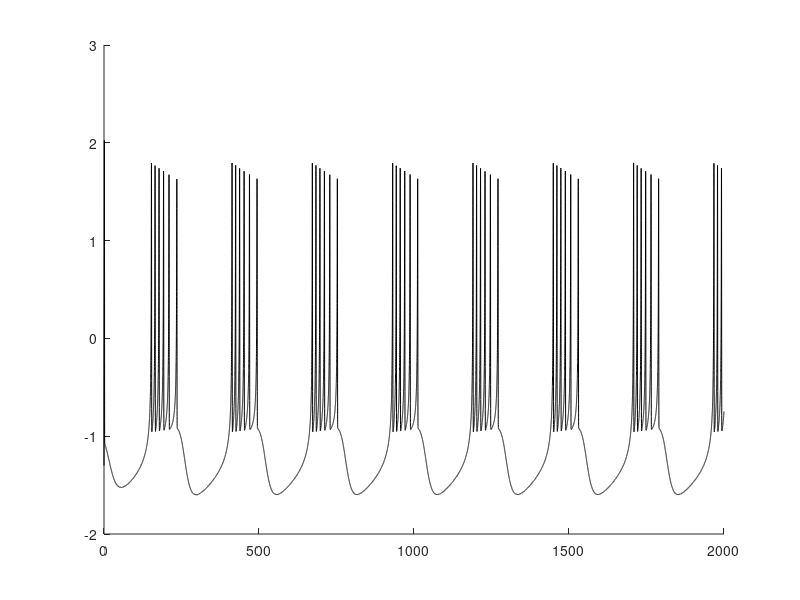

Source code (MATLAB):

% Matlab script automatically generated from a LEMS/SOM description

function hr_regular()
    %Integrate the hr_regular model using matlab odesuite

    X_ = integrate();

    generate_plots(X_)


end

function X = integrate()

    %parameter list for your convenience
    a = 1.0;
    c = -3.0;
    b = 3.0;
    d = 5.0;
    I = 5.0;
    s = 4.0;
    r = 0.002;
    y0 = -1.0;
    x0 = -1.3;
    x1 = -1.3;
    z0 = 1.0;
    SEC = 1.0;


    %assemble parameter array    
    pars = [a, c, b, d, I, s, r, y0, x0, x1, z0, SEC, ];
    
    %initial conditions
    x0_ = [y0, x0, z0, ];
    
   
    t_start = 0;
    t_end = 2000.0;
    dt = 0.05;
    tint = t_start:dt:t_end;
    options = odeset('RelTol', 1e-6);
    [tout, xout] = ode45(@(t, x) dxdt(t, x, pars), tint, x0_, options);



    X = [tout, xout];

end


function xdot = dxdt(t, state, pars)
    xdot = zeros(length(state),1);

    y = state(1);
    x = state(2);
    z = state(3);


    a = pars(1);
    c = pars(2);
    b = pars(3);
    d = pars(4);
    I = pars(5);
    s = pars(6);
    r = pars(7);
    y0 = pars(8);
    x0 = pars(9);
    x1 = pars(10);
    z0 = pars(11);
    SEC = pars(12);


    Q = c - d .* x .^ 2 - y;
    P = y - a .* x .^ 3 + b .* x .^ 2 + I;
    R = s .* (x - x1) - z;


    xdot(1) = Q ./ SEC;
    xdot(2) = (P - z) ./ SEC;
    xdot(3) = r .* R ./ SEC;

end

function generate_plots(X)

    t = X(:, 1);
    y = X(:, 2);
    x = X(:, 3);
    z = X(:, 4);

    figure(1);
    hold on;
    % uncomment below to bypass autoscaling
    %axis([0.0, 2100.0, -3.0, 3.0])
    plot(t, x, 'Color', hex2rgb('#000000'))

end


function c = hex2rgb(hexstring)
    f = @(i) hex2dec(hexstring(i:i+1))/255;
    c = arrayfun(f, 2:2:6);
end
